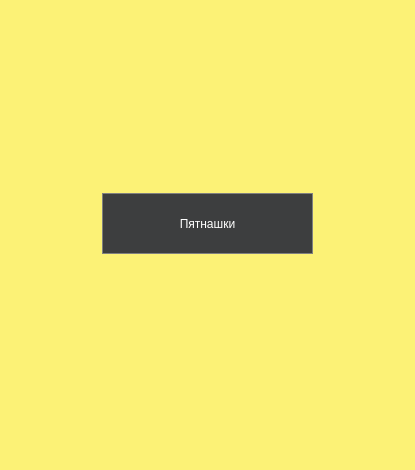
<?xml version="1.0" encoding="UTF-8"?>
<ui version="4.0">
 <class>ScreenSaverOK</class>
 <widget class="QMainWindow" name="ScreenSaverOK">
  <property name="geometry">
   <rect>
    <x>0</x>
    <y>0</y>
    <width>415</width>
    <height>470</height>
   </rect>
  </property>
  <property name="windowTitle">
   <string>MainWindow</string>
  </property>
  <property name="styleSheet">
   <string notr="true">background-color: #fcf276;</string>
  </property>
  <widget class="QWidget" name="centralwidget">
   <layout class="QGridLayout" name="gridLayout">
    <item row="0" column="0">
     <widget class="QPushButton" name="pushButton">
      <property name="minimumSize">
       <size>
        <width>211</width>
        <height>61</height>
       </size>
      </property>
      <property name="maximumSize">
       <size>
        <width>211</width>
        <height>61</height>
       </size>
      </property>
      <property name="styleSheet">
       <string notr="true">QPushButton {
	font: 700 16pt &quot;Segoe UI&quot;;
  background-color: #3d3e3f; 
  border: 1px solid gray;
  color: white;
}
QPushButton:pressed {
    background-color: #282829;
}</string>
      </property>
      <property name="text">
       <string>Пятнашки</string>
      </property>
     </widget>
    </item>
   </layout>
  </widget>
  <widget class="QMenuBar" name="menubar">
   <property name="geometry">
    <rect>
     <x>0</x>
     <y>0</y>
     <width>415</width>
     <height>26</height>
    </rect>
   </property>
  </widget>
  <widget class="QStatusBar" name="statusbar"/>
 </widget>
 <resources/>
 <connections/>
</ui>
